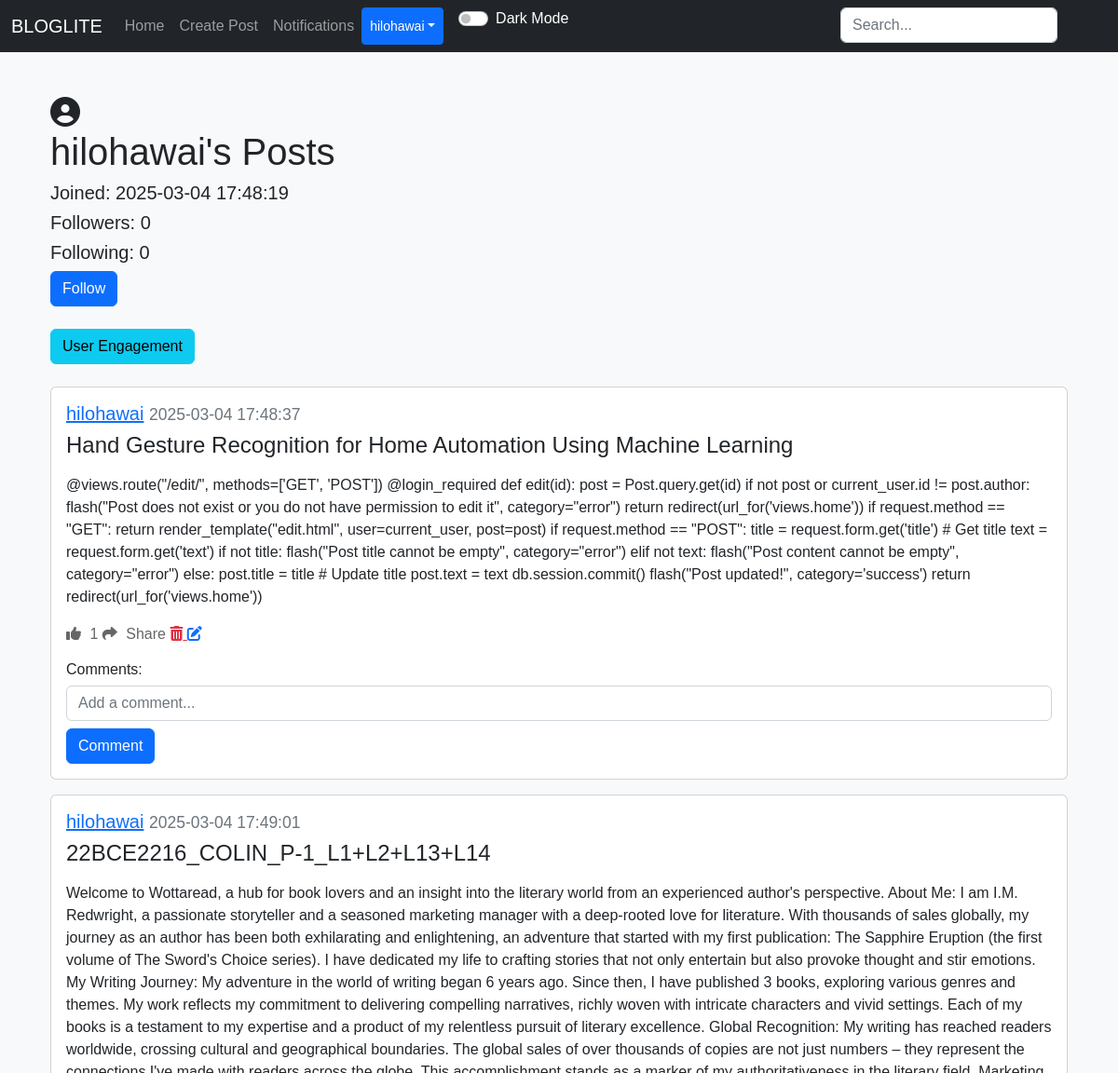
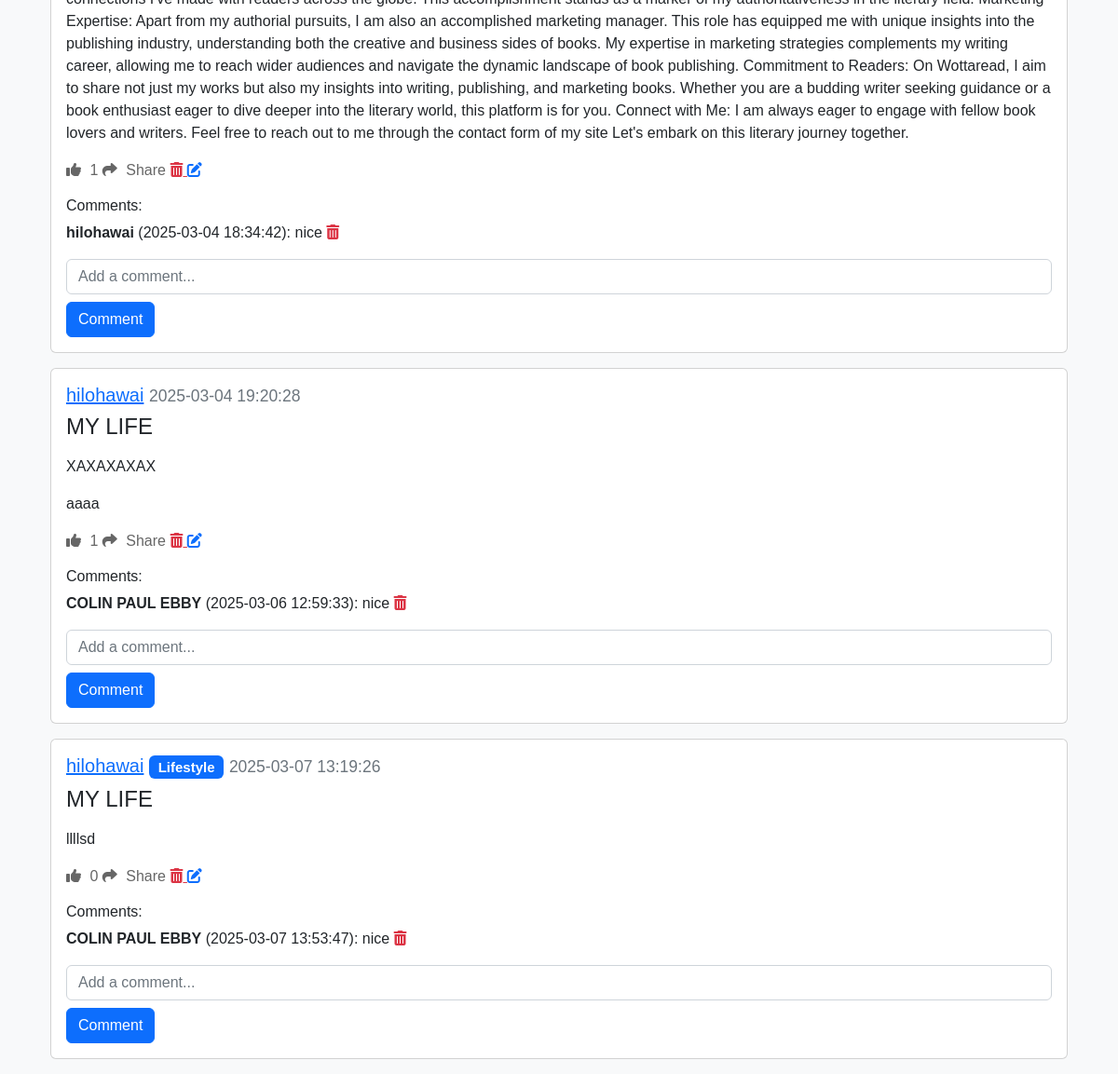
The page /posts/hilohawai (signed in) on the database its author committed (2 pictures, top to bottom).
### applicaton/models.py (models this page shows)
class User(db.Model, UserMixin):
    id = db.Column(db.Integer, primary_key=True)
    email = db.Column(db.String(150), unique=True)
    username = db.Column(db.String(150), unique=True)
    password = db.Column(db.String(150))
    date_created = db.Column(db.DateTime(timezone=True), default=func.now())
    profile_picture = db.Column(db.String(150), nullable=True)
    posts = db.relationship("Post", backref="user", cascade="all, delete")
    comments = db.relationship("Comment", backref="user", cascade="all, delete")
    likes = db.relationship("Like", backref="user", cascade="all, delete")
    followers = db.relationship("Follower", foreign_keys=[Follower.user_id], backref="followed_user", lazy="dynamic")
    following = db.relationship("Follower", foreign_keys=[Follower.follower_id], backref="follower", lazy="dynamic")
    notifications = db.relationship("Notification", backref="user", cascade="all, delete", lazy="dynamic")

class Post(db.Model):
    id = db.Column(db.Integer, primary_key=True)
    title = db.Column(db.String(150), nullable=False)  # Add title field
    text = db.Column(db.Text, nullable=False)
    date_created = db.Column(db.DateTime(timezone=True), default=func.now())
    author = db.Column(db.Integer, db.ForeignKey('user.id'), nullable=False)
    category_id = db.Column(db.Integer, db.ForeignKey('category.id'), nullable=True)
    comments = db.relationship("Comment", backref="post", cascade="all, delete")
    likes = db.relationship("Like", backref="post", cascade="all, delete")

class Comment(db.Model):
    id = db.Column(db.Integer, primary_key=True)
    text = db.Column(db.String(20), nullable=False)
    date_created = db.Column(db.DateTime(timezone=True), default=func.now())
    author = db.Column(db.Integer, db.ForeignKey('user.id'), nullable=False)
    post_id = db.Column(db.Integer, db.ForeignKey('post.id'), nullable=False)

class Category(db.Model):
    id = db.Column(db.Integer, primary_key=True)
    name = db.Column(db.String(50), unique=True, nullable=False)
    posts = db.relationship("Post", backref="category", cascade="all, delete")

### applicaton/views.py (the view)
@views.route("/posts/<username>")
@login_required
def post(username):
    user = User.query.filter_by(username=username).first()
    if not user:
        flash("No user with that username exists", category="error")
        return redirect(url_for('views.home'))
    posts = user.posts
    user_id = user.id
    following = Follower.query.filter_by(
        user_id=user.id, follower_id=current_user.id).first()
    return render_template("posts.html", user=current_user, posts=posts, username=username, User=User, following=following, user_id=user_id, profile_user=user)

### applicaton/templates/posts.html (shortened to what this page needs)
{% extends "nav.html" %}
{% block content %}
<div class="container mt-5">
    <div class="profile-pic-container mr-3">
        {% if profile_user.profile_picture %}
            <img src="{{ url_for('static', filename='uploads/' + profile_user.profile_picture) }}" alt="Profile Picture" class="profile-pic">
        {% else %}
            <i class="fas fa-user-circle fa-2x"></i>
        {% endif %}
    </div>
    <h1>{{ username }}'s Posts</h1>
    <h5>Joined: {{ profile_user.date_created }}</h5>
    <h5>Followers: {{ profile_user.followers.count() }}</h5>
    <h5>Following: {{ profile_user.following.count() }}</h5>
    <form action="{{ url_for('views.follow_unfollow', username=username) }}" method="POST">
        {% if following %}
            <button type="submit" class="btn btn-danger">Unfollow</button>
        {% else %}
            <button type="submit" class="btn btn-primary">Follow</button>
        {% endif %}
    </form>
    <br>
    <a href="{{ url_for('views.user_engagement', user_id=user_id) }}" class="btn btn-info">User Engagement</a>
    <br>
    <br>
    {% for post in posts %}
        <div class="card mb-3">
            <div class="card-body">
                <h5 class="card-title">
                    <a href="{{ url_for('views.post', username=username) }}">{{ username }}</a>
                    {% if post.category %}
                        <span class="badge bg-primary">{{ post.category.name }}</span>
                    {% endif %}
                    <small class="text-muted">{{ post.date_created }}</small>
                </h5>
                <h4>{{ post.title }}</h4>
                <p class="card-text">{{ post.text | safe }}</p>
                <div>
                    <a href="#" class="like-btn" data-post-id="{{ post.id }}">
                        <i class="fas fa-thumbs-up"></i> <span class="like-count">{{ post.likes|length }}</span>
                    </a>
                    <a href="#" class="share-btn ml-3" data-post-id="{{ post.id }}" data-bs-toggle="modal" data-bs-target="#shareModal">
                        <i class="fas fa-share"></i> Share
                    </a>
                    {% if user.id == post.author %}
                        <a href="{{ url_for('views.delete_post', id=post.id) }}" class="text-danger ml-3">
                            <i class="fas fa-trash-alt"></i>
                        </a>
                        <a href="{{ url_for('views.edit', id=post.id) }}" class="text-primary ml-3">
                            <i class="fas fa-edit"></i>
                        </a>
                    {% endif %}
                </div>
                <h6 class="mt-3">Comments:</h6>
                <div id="comments-{{ post.id }}">
                    {% for comment in post.comments %}
                        <p id="comment-{{ comment.id }}">
                            <strong>{{ comment.user.username }}</strong> ({{ comment.date_created }}): {{ comment.text }}
                            {% if user.id == comment.author or user.id == comment.post.author %}
                                <a href="#" class="delete-comment text-danger ml-2" data-comment-id="{{ comment.id }}">
                                    <i class="fas fa-trash-alt"></i>
                                </a>
                            {% endif %}
                        </p>
                    {% endfor %}
                </div>
                <form class="comment-form" method="POST" data-post-id="{{ post.id }}">
                    <div class="form-group">
                        <input type="text" name="text" class="comment-text form-control" placeholder="Add a comment...">
                        <button type="submit" class="btn btn-primary mt-2">Comment</button>
                    </div>
                </form>
            </div>
        </div>
    {% endfor %}
</div>
{% endblock %}

### applicaton/templates/nav.html (shortened to what this page needs)
<!DOCTYPE html>
<html lang="en">
<head>
  <link href="https://cdn.jsdelivr.net/npm/bootstrap@5.2.3/dist/css/bootstrap.min.css" rel="stylesheet">
  <link rel="stylesheet" href="https://code.jquery.com/ui/1.12.1/themes/base/jquery-ui.css">
  <link rel="stylesheet" href="{{ url_for('static', filename='style.css') }}">
</head>
<body>
  <nav class="navbar navbar-expand-lg navbar-dark bg-dark">
    <div class="container-fluid">
      <a class="navbar-brand" href="/home">BLOGLITE</a>
      <div class="collapse navbar-collapse" id="navbar">
        <div class="navbar-nav">
          <a class="nav-item nav-link" href="/home">Home</a>
          {% if user.is_authenticated %}
            <a class="nav-item nav-link" href="/create-post">Create Post</a>
            <a class="nav-item nav-link" href="/notifications">Notifications</a>
            <div style="position: absolute; right: 57px;">
              <form action="{{ url_for('views.search') }}" method="POST" class="d-flex" role="search">
                <input type="search" placeholder="Search..." name="query" class="form-control me-2" id="search-input">
              </form>
            </div>
            <div class="btn-group">
              <button type="button" class="btn btn-sm btn-primary dropdown-toggle" data-bs-toggle="dropdown">{{ user.username }}</button>
            </div>
          {% else %}
            <a class="nav-item nav-link" href="/login">Login</a>
            <a class="nav-item nav-link" href="/sign-up">Sign Up</a>
          {% endif %}
          <div class="form-check form-switch ms-3">
            <input class="form-check-input" type="checkbox" id="darkModeToggle" onclick="toggleDarkMode()">
            <label class="form-check-label text-white" for="darkModeToggle">Dark Mode</label>
          </div>
        </div>
      </div>
    </div>
  </nav>
  <div class="container">{% block content %}{% endblock %}</div>
</body>
</html>

### applicaton/static/style.css (style rules this page uses)
body { background-color: #f8f9fa; font-family: Arial, sans-serif; }
.profile-pic-container { display: inline-block; vertical-align: middle; margin-right: 10px; }
.like-btn { color: #666; text-decoration: none; transition: color 0.3s ease; }
.like-btn i { margin-right: 5px; }
.share-btn { color: #666; text-decoration: none; transition: color 0.3s ease; }
.share-btn i { margin-right: 5px; }

### rows shown on the page
User: username "hilohawai", date_created "2025-03-04 17:48:19"
Post: username "hilohawai", date_created "2025-03-04 17:48:37", title "Hand Gesture Recognition for Home Automation Using Machine Learning", text "@views.route(\"/edit/\", methods=['GET', 'POST']) @login_required def edit(id): post = Post.query.get(id) if not post or current_user.id != post.author: flash(\"Post does not exist or you do not have permission to edit it\", category=\"error\") return redirect(url_for('views.home')) if request.method == \"GET\": return render_template(\"edit.html\", user=current_user, post=post) if request.method == \"POST\": title = request.form.get('title') # Get title text = request.form.get('text') if not title: flash(\"Post title cannot be empty\", category=\"error\") elif not text: flash(\"Post content cannot be empty\", category=\"error\") else: post.title = title # Update title post.text = text db.session.commit()…", likes|length "1"
Post: username "hilohawai", date_created "2025-03-04 17:49:01", title "22BCE2216_COLIN_P-1_L1+L2+L13+L14", text "Welcome to Wottaread, a hub for book lovers and an insight into the literary world from an experienced author's perspective. About Me: I am I.M. Redwright, a passionate storyteller and a seasoned marketing manager with a deep-rooted love for literature. With thousands of sales globally, my journey as an author has been both exhilarating and enlightening, an adventure that started with my first publication: The Sapphire Eruption (the first volume of The Sword's Choice series). I have dedicated my life to crafting stories that not only entertain but also provoke thought and stir emotions. My Writing Journey: My adventure in the world of writing began 6 years ago. Since then, I have published…", likes|length "1"
Comment: user.username "hilohawai", date_created "2025-03-04 18:34:42", text "nice"
Post: username "hilohawai", date_created "2025-03-04 19:20:28", title "MY LIFE", text "XAXAXAXAX aaaa", likes|length "1"
Comment: user.username "COLIN PAUL EBBY", date_created "2025-03-06 12:59:33", text "nice"
Post: username "hilohawai", category.name "Lifestyle", date_created "2025-03-07 13:19:26", title "MY LIFE", text "llllsd", likes|length "0"
Comment: user.username "COLIN PAUL EBBY", date_created "2025-03-07 13:53:47", text "nice"

### other values the page prints
{{ profile_user.followers.count() }} "0"
{{ profile_user.following.count() }} "0"
